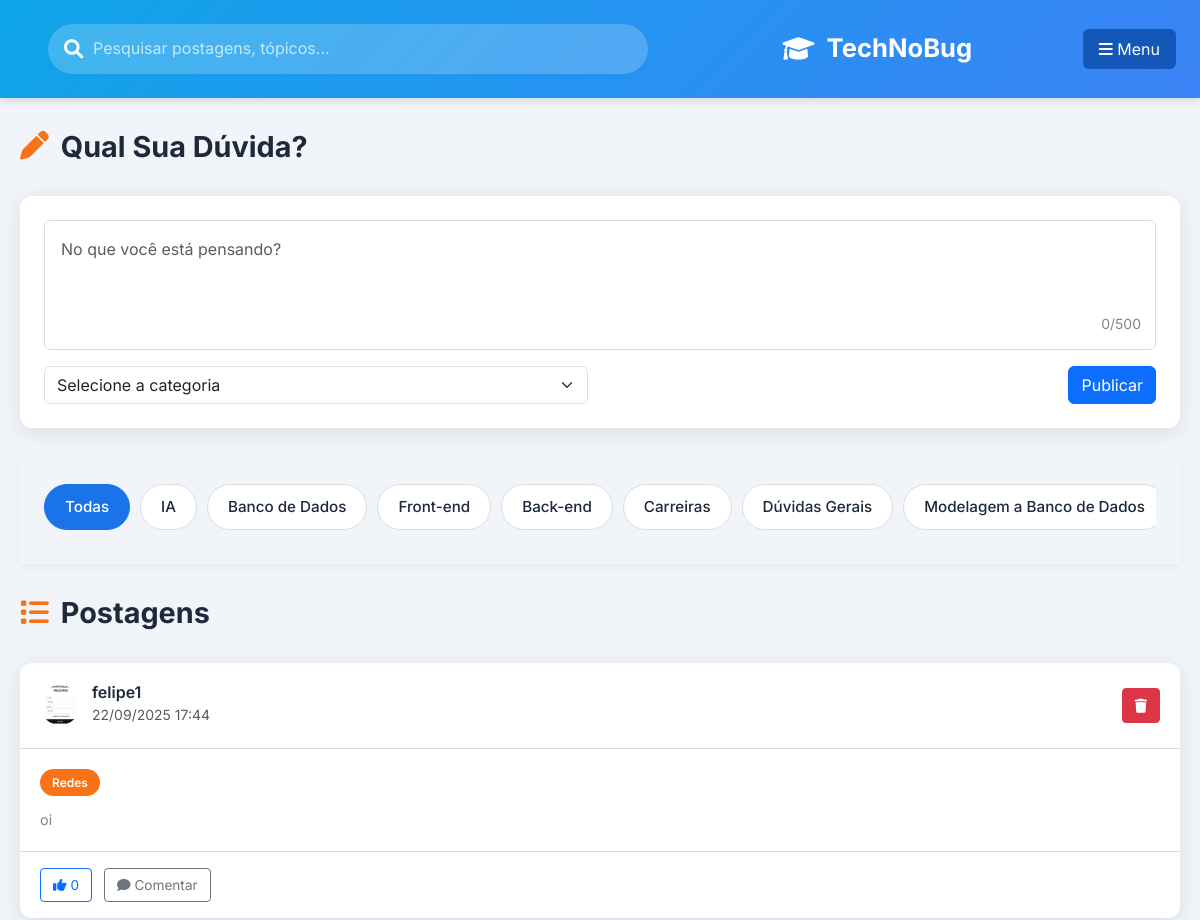
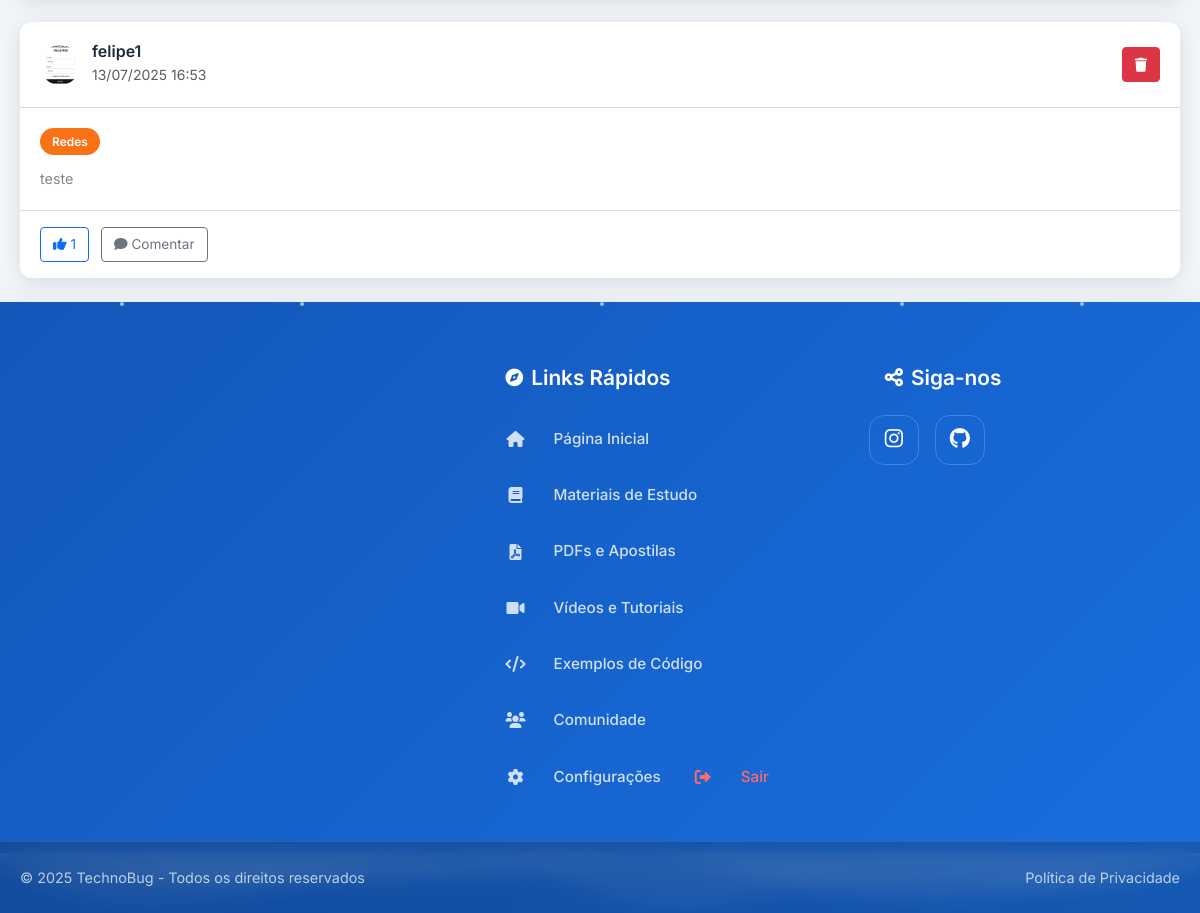
The page /comunidade (signed in) on the database its author committed (2 pictures, top to bottom).
### backend/models.py (models this page shows)
class Post(db.Model):
    __tablename__ = 'posts'
    id = db.Column(db.Integer, primary_key=True)
    content = db.Column(db.Text, nullable=False)
    user_id = db.Column(db.Integer, db.ForeignKey('users.id'), nullable=False)
    category = db.Column(db.String(50), nullable=False)
    created_at = db.Column(db.DateTime, default=lambda: datetime.now(pytz.UTC))
    comments = db.relationship('Comment', backref='post', lazy=True)
    likes = db.relationship('Like', backref='post', lazy=True)

class User(db.Model):
    __tablename__ = 'users'
    id = db.Column(db.Integer, primary_key=True)
    username = db.Column(db.String(80), unique=True, nullable=False)
    email = db.Column(db.String(120), unique=True, nullable=False)
    password = db.Column(db.String(256))
    profile_pic = db.Column(db.String(120), default='default.png')
    is_admin = db.Column(db.Boolean, default=False)
    is_moderator = db.Column(db.Boolean, default=False)
    created_at = db.Column(db.DateTime, default=lambda: datetime.now(pytz.UTC))
    visited_pages = db.Column(db.Text, default='')
    last_activity = db.Column(db.DateTime, default=lambda: datetime.now(pytz.UTC))
    posts = db.relationship('Post', backref='author', lazy=True)
    comments = db.relationship('Comment', backref='author', lazy=True)
    likes = db.relationship('Like', backref='user', lazy=True)

### app.py (the view)
@app.route('/comunidade', methods=['GET'])
@track_page_visit('comunidade')
def comunidade():
    user_id = session.get('user_id')
    if not user_id:
        flash('Por favor, faça login para acessar esta página.', 'error')
        return redirect(url_for('registroelogin'))
    user = db.session.get(User, user_id)
    if not user:
        session.clear()
        flash('Sua sessão expirou ou o usuário não existe mais.', 'error')
        return redirect(url_for('registroelogin'))
    posts = Post.query.options(
        db.joinedload(Post.comments).joinedload(Comment.author),
        db.joinedload(Post.comments).joinedload(Comment.replies).joinedload(Comment.author),
        db.joinedload(Post.author),
        db.joinedload(Post.likes)
    ).order_by(Post.created_at.desc()).all()
    return render_template('comunidade.html', user=user, posts=posts)

### app.py (called while the page is built)
@app.template_filter('format_brt')
def format_brt(datetime_obj, format_str='%d/%m/%Y %H:%M'):
    if datetime_obj:
        brt = pytz.timezone('America/Sao_Paulo')
        brt_datetime = datetime_obj.replace(tzinfo=pytz.UTC).astimezone(brt)
        return brt_datetime.strftime(format_str)
    return ''

def track_page_visit(page_name):
    def decorator(f):
        @wraps(f)
        def decorated_function(*args, **kwargs):
            result = f(*args, **kwargs)
            if 'user_id' in session:
                ProgressTracker.track_page_visit(session['user_id'], page_name)
            return result
        return decorated_function
    return decorator

### backend/progress_tracker.py (called while the page is built)
    @staticmethod
    def track_page_visit(user_id, page_name):
        if not user_id or page_name not in ProgressTracker.PAGES:
            return
        user = db.session.get(User, user_id)
        if not user:
            return
        try:
            visited_pages = json.loads(user.visited_pages) if user.visited_pages else {}
        except (json.JSONDecodeError, TypeError):
            visited_pages = {}
        visited_pages[page_name] = datetime.now().isoformat()
        user.visited_pages = json.dumps(visited_pages)
        user.last_activity = datetime.utcnow()
        try:
            db.session.commit()
        except Exception as e:
            db.session.rollback()
            print(f"Erro ao rastrear visita da página: {str(e)}")

### templates/comunidade.html (shortened to what this page needs)
<!DOCTYPE html>
<html lang="pt-BR">
<head>
    <link rel="stylesheet" href="https://cdnjs.cloudflare.com/ajax/libs/font-awesome/6.4.0/css/all.min.css">
    <link href="https://cdn.jsdelivr.net/npm/bootstrap@5.3.0/dist/css/bootstrap.min.css" rel="stylesheet">
    <link rel="stylesheet" href="{{ url_for('static', filename='css/telainicial.css') }}">
    <link rel="stylesheet" href="{{ url_for('static', filename='css/footer.css') }}">
</head>
<body>
    <header class="app-header">
        <div class="header-content">
            <div class="search-bar">
                <i class="fas fa-search"></i>
                <input type="text" placeholder="Pesquisar postagens, tópicos...">
            </div>
            <div class="logo" onclick="window.location.href = '{{ url_for('telainicial') }}';" style="cursor: pointer;">
                <i class="fas fa-graduation-cap"></i>
                <span>TechNoBug</span>
            </div>
            <button class="btn menu-btn" type="button" data-bs-toggle="offcanvas" data-bs-target="#offcanvasMenu" aria-controls="offcanvasMenu">
                <i class="fas fa-bars"></i>
                <span>Menu</span>
            </button>
        </div>
    </header>
    <div class="container">
        <main class="main-content">
            <div class="section-header">
                <h2 class="section-title">
                    <i class="fas fa-pen"></i>
                    <span>Qual Sua Dúvida?</span>
                </h2>
            </div>
            <div class="post-creation-card">
                <form class="post-form" action="{{ url_for('create_post') }}" method="POST">
                    <div class="mb-3 position-relative">
                        <textarea class="form-control" name="post_content" rows="4" placeholder="No que você está pensando?" required></textarea>
                        <div class="char-counter">0/500</div>
                    </div>
                    <div class="row align-items-center">
                        <div class="col-md-6 mb-3 mb-md-0">
                            <select class="form-select" name="category" required>
                                <option value="" disabled selected>Selecione a categoria</option>
                            </select>
                        </div>
                        <div class="col-md-6 text-md-end">
                            <button type="submit" class="btn btn-primary">Publicar</button>
                        </div>
                    </div>
                </form>
            </div>
            <nav class="category-nav">
                <div class="categories-wrapper">
                    <div class="categories">
                        <span class="category active" data-category="Todas">Todas</span>
                        <span class="category" data-category="IA">IA</span>
                        <span class="category" data-category="Banco de Dados">Banco de Dados</span>
                        <span class="category" data-category="Front-end">Front-end</span>
                        <span class="category" data-category="Back-end">Back-end</span>
                        <span class="category" data-category="Carreiras">Carreiras</span>
                        <span class="category" data-category="Dúvidas Gerais">Dúvidas Gerais</span>
                        <span class="category" data-category="Modelagem a Banco de Dados">Modelagem a Banco de Dados</span>
                    </div>
                </div>
            </nav>
            <div class="section-header">
                <h2 class="section-title">
                    <i class="fas fa-list"></i>
                    <span>Postagens</span>
                </h2>
            </div>
            <div class="post-list">
                {% if posts %}
                    {% for post in posts %}
                        <div class="post-card" data-post-id="{{ post.id }}" data-category="{{ post.category }}">
                            <div class="post-header">
                                <div class="user-info">
                                    <div class="profile-pic-preview">
                                        {% if post.author.profile_pic and post.author.profile_pic != 'default.png' %}
                                            <img class="profile-pic-img" src="{{ url_for('static', filename='Uploads/' + post.author.profile_pic) }}" alt="Foto de perfil" />
                                        {% else %}
                                            <div class="profile-pic-avatar">
                                                {{ post.author.username[0]|upper }}
                                            </div>
                                        {% endif %}
                                    </div>
                                    <div>
                                        <h5 class="username">{{ post.author.username }}</h5>
                                        <small class="text-muted">{{ post.created_at|format_brt }}</small>
                                    </div>
                                </div>
                                {% if post.user_id == user.id %}
                                    <div class="post-actions">
                                        <button class="btn btn-sm btn-danger delete-post" data-post-id="{{ post.id }}">
                                            <i class="fas fa-trash"></i>
                                        </button>
                                    </div>
                                {% endif %}
                            </div>
                            <div class="post-content">
                                <div class="post-category-tag">{{ post.category }}</div>
                                <p>{{ post.content }}</p>
                            </div>
                            <div class="post-footer">
                                <button class="btn btn-sm btn-outline-primary like-btn" data-post-id="{{ post.id }}">
                                    <i class="fas fa-thumbs-up"></i> <span class="like-count">{{ post.likes|length }}</span>
                                </button>
                                <a href="{{ url_for('post_comments', post_id=post.id) }}" class="btn btn-sm btn-outline-secondary comment-btn">
                                    <i class="fas fa-comment"></i> Comentar
                                </a>
                            </div>
                        </div>
                    {% endfor %}
                {% endif %}
            </div>
        </main>
    </div>
    {% include 'footer.html' %}
</body>
</html>

### templates/footer.html (shortened to what this page needs)
<!DOCTYPE html>
<html lang="pt-BR">
<head>
    <link rel="stylesheet" href="https://cdnjs.cloudflare.com/ajax/libs/font-awesome/6.0.0-beta3/css/all.min.css">
    <link rel="stylesheet" href="footer.css">
</head>
<body>
    <footer class="site-footer">
        <div class="footer-background-effects">
            <div class="floating-particle"></div>
            <div class="floating-particle"></div>
            <div class="floating-particle"></div>
            <div class="floating-particle"></div>
            <div class="floating-particle"></div>
        </div>
        <div class="container footer-container">
            <div class="footer-nav">
                <h5><i class="fas fa-compass"></i> Links Rápidos</h5>
                <ul class="nav">
                    <li class="nav-item">
                        <a class="nav-link" href="{{ url_for('telainicial') }}">
                            <i class="fas fa-home"></i>
                            <span>Página Inicial</span>
                        </a>
                    </li>
                    <li class="nav-item">
                        <a class="nav-link" href="{{ url_for('materiais') }}">
                            <i class="fas fa-book"></i>
                            <span>Materiais de Estudo</span>
                        </a>
                    </li>
                    <li class="nav-item">
                        <a class="nav-link" href="{{ url_for('pdfs') }}">
                            <i class="fas fa-file-pdf"></i>
                            <span>PDFs e Apostilas</span>
                        </a>
                    </li>
                    <li class="nav-item">
                        <a class="nav-link" href="{{ url_for('videos') }}">
                            <i class="fas fa-video"></i>
                            <span>Vídeos e Tutoriais</span>
                        </a>
                    </li>
                    <li class="nav-item">
                        <a class="nav-link" href="{{ url_for('codigo') }}">
                            <i class="fas fa-code"></i>
                            <span>Exemplos de Código</span>
                        </a>
                    </li>
                    <li class="nav-item">
                        <a class="nav-link" href="#">
                            <i class="fas fa-users"></i>
                            <span>Comunidade</span>
                        </a>
                    </li>
                    <li class="nav-item">
                        <a class="nav-link" href="#">
                            <i class="fas fa-cog"></i>
                            <span>Configurações</span>
                        </a>
                    </li>
                    <li class="nav-item">
                        <a class="nav-link logout-link" href="{{ url_for('logout') }}">
                            <i class="fas fa-sign-out-alt"></i>
                            <span>Sair</span>
                        </a>
                    </li>
                </ul>
            </div>
            <div class="footer-socials">
                <h5><i class="fas fa-share-alt"></i> Siga-nos</h5>
                <div class="social-icons">
                    <a href="https://www.instagram.com/technobugofc?igsh=MWJlcG45OGtqNG1zOQ==" target="_blank" aria-label="Instagram" class="social-instagram">
                        <i class="fab fa-instagram"></i>
                    </a>
                    <a href="https://www.github.com" target="_blank" aria-label="GitHub" class="social-github">
                        <i class="fab fa-github"></i>
                    </a>
                </div>
            </div>
        </div>
        <div class="footer-wave">
        </div>
        <div class="footer-copyright">
            <div class="copyright-content">
                <p>© 2025 TechnoBug - Todos os direitos reservados</p>
                <div class="footer-links">
                    <a href="/politica-de-privacidade">Política de Privacidade</a>
                </div>
            </div>
        </div>
    </footer>
</body>
</html>

### rows shown on the page
Post: profile_pic (picture), author.username "felipe1", created_at "22/09/2025 17:44", category "Redes", content "oi", likes|length "0"
Post: profile_pic (picture), author.username "felipe1", created_at "13/07/2025 16:53", category "Redes", content "teste", likes|length "1"
